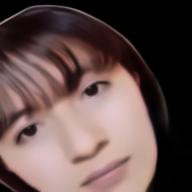
#> input picture PROYECTOIA-U3_eliminarBG/ArroboMercy/ArroboMercy_1.png, 192 x 192 px, found by its file name; its folder holds only this picture in this run
$ jupyter execute --allow-errors '[NRC_6278] WilmerSolanoEstudiante_Lab1.ipynb'
#> lines starting #> are read from the running program, lines starting #| are printed output that depends on the picture
Presentado por: Mercy Arrobo - Solano Wilmer

Fecha: 13/08/2022

# Importación de librerias necesarias

[cell 1]
#Importación de librerías necesarias
import cv2
import numpy as np
import os
os.environ['TF_CPP_MIN_LOG_LEVEL'] = '3'
import shutil
import glob
import pandas as pd
import matplotlib.pyplot as plt
import seaborn as sn
from keras.preprocessing.image import ImageDataGenerator
from tensorflow.keras.utils import img_to_array, array_to_img, img_to_array, load_img
from  PIL  import Image
from rembg import remove
from sklearn.preprocessing import MinMaxScaler
import h5py
from time import sleep
#para la segunda parte
from sklearn.metrics import accuracy_score, precision_score, recall_score, f1_score
import tensorflow as tf
from tensorflow.keras.utils import to_categorical
from tensorflow.keras.applications.vgg16 import VGG16
from tensorflow.keras.applications.vgg16 import preprocess_input
from tensorflow.keras import layers, models
from tensorflow.keras.callbacks import EarlyStopping
from sklearn.model_selection import train_test_split
#AlexNet
from tensorflow import keras
from keras.models import Sequential
from keras.layers import Conv2D,MaxPooling2D,Dense,Flatten,Dropout
from tensorflow.keras.layers import BatchNormalization

# Cargar el Dataset

[cell 2]
"""Declarar y presentar la dirección donde se encuentran las imagenes"""
ruta_imagen = "./PROYECTOIA-U3"
#> (the rest of this cell did not finish here and is left out)

# Explique el problema a resolver

Se desea desarrollar un modelo de IA basado en AlexNet, con el fin de identificar a un usuario usando un dataset de imagenes. Los usuarios serán los compañeros de clase, para este caso solo se va a trabajar con 5 de ellos. Con el respectivo procesamiento, el modelo deberá predecir con una imágen a qué compañero se hace referencia.

# Características del dataset

El dataset que se encuentra en el directorio mencionado se encuentran carpetas de cada estudiante en la cual contiene sus fotos. Las características que se pueden identificar al dataset son:

NombreDelEstudiante= Se refiere al nombre de la carpeta donde se encuentran las imagenes de cada estudiantes.

Foto: Las 3 fotos de cada compañero por carpeta

Número total de fotos inicial: 15

# Procesamiento de imagenes

[cell 3]
"""Ciclo for para reocrren el nombre de las etiquetas"""
#> (the rest of this cell did not finish here and is left out)

# Evaluación del Modelo

[cell 4]
"""Generando imagenes nuevas"""
#> (the rest of this cell did not finish here and is left out)

# Arrobo Mercy

[cell 5]
"""Creando imágenes para la carpeta de Mercy"""
os.chdir(r"C:\Users\wilme\Laboratorio1_U3\PROYECTOIA-U3_Aumento\ArroboMercy")
#> (the rest of this cell did not finish here and is left out)

# Leonardo Borja

[cell 6]
"""Creando imágenes para la carpeta de Borja"""
os.chdir(r"C:\Users\wilme\Laboratorio1_U3\PROYECTOIA-U3_Aumento\LeonardoBorja")
#> (the rest of this cell did not finish here and is left out)

# Paute Kevin

[cell 7]
"""Creando imágenes para la carpeta de Paute"""
os.chdir(r"C:\Users\wilme\Laboratorio1_U3\PROYECTOIA-U3_Aumento\PauteKevin")
#> (the rest of this cell did not finish here and is left out)

# RivasSelena

[cell 8]
"""Creando imágenes para la carpeta de Rivas"""
os.chdir(r"C:\Users\wilme\Laboratorio1_U3\PROYECTOIA-U3_Aumento\RivasSelena")
#> (the rest of this cell did not finish here and is left out)

# Solano Wilmer

[cell 9]
"""Creando imágenes para la carpeta de Solano"""
os.chdir(r"C:\Users\wilme\Laboratorio1_U3\PROYECTOIA-U3_Aumento\Solano Wilmer")
#> (the rest of this cell did not finish here and is left out)

# Filtro NLM para eliminación de ruido de imágenes

[cell 10]
"""Obteniendo etiquetas de la nueva carpeta que se ha creado"""
os.chdir(r"C:\Users\wilme\Laboratorio1_U3")
ruta_imagen = "./PROYECTOIA-U3_Aumento"
#> (the rest of this cell did not finish here and is left out)

[cell 11]
"""Recorriendo la ruta y el nombre de cada carpeta"""
#> (the rest of this cell did not finish here and is left out)

# Eliminación de fondo

[cell 12]
"""Obteniendo etiquetas de la nueva carpeta que se ha creado"""
ruta_imagen = "./PROYECTOIA-U3_eliminarRuido"
#> (the rest of this cell did not finish here and is left out)

[cell 13]
"""Recorriendo la ruta y el nombre de cada carpeta"""
#> (the rest of this cell did not finish here and is left out)

# Carga y exploración de datos

[cell 14]
"""Dirección de donde se encuentran las imágenes con las que se va a trabajar"""
fpath = './PROYECTOIA-U3_eliminarBG'
random_seed = 9
"""Imprimiendo el nombre de las categorías y el número"""
categories = os.listdir(fpath)
print("Listar las categorías = ",categories,"\n\nNúmero de categorías = ", len(categories))

[cell 15]
"""Función para cargas las imágenes y etiquetas que recibe las categorías"""
def load_images_and_labels(categories):
    img_lst=[]
    labels=[]
    for index, category in enumerate(categories):
        for image_name in os.listdir(fpath+"/"+category):
            """Características de las imágenes"""
            IMAGE_SIZE=(192,192)
            img = cv2.imread(fpath+"/"+category+"/"+image_name)
#> img is the input picture: shape (192, 192, 3); mean B, G, R 76.7, 79, 100.2
            img = cv2.cvtColor(img, cv2.COLOR_BGR2RGB)
            img=cv2.resize(img,IMAGE_SIZE)

            """Creando array de imágenes"""
            img_array = Image.fromarray(img, 'RGB')

            img_lst.append(np.array(img_array))

            labels.append(index)
    return img_lst, labels

images, labels = load_images_and_labels(categories)
#> images = 2 items; labels = [0, 1]
"""Presentando el número de etiquetas e imágenes que han sido cargadas"""
print("No. de imagenes cargadas = ",len(images),"\nNo. de etiquetas cargadas = ",len(labels))
#| No. de imagenes cargadas =  2
#| No. de etiquetas cargadas =  2
print(type(images),type(labels))
#| <class 'list'> <class 'list'>

[cell 16]
"""Imagenes y etiquetas"""
images = np.array(images)
labels = np.array(labels)

print("Figura imagenes = ",images.shape,"\nFigura etiquetas = ",labels.shape)
#| Figura imagenes =  (2, 192, 192, 3)
#| Figura etiquetas =  (2,)
print(type(images),type(labels))
#| <class 'numpy.ndarray'> <class 'numpy.ndarray'>

[cell 17]
"""Función para mostrar imágenes aleatorias que recieben las etiquetas e imágenes"""
def display_rand_images(images, labels):
    plt.figure(1 , figsize = (19 , 10))
    n = 0
    for i in range(9):
        n += 1
        r = np.random.randint(0 , images.shape[0] , 1)

        plt.subplot(3 , 3 , n)
        plt.subplots_adjust(hspace = 0.3 , wspace = 0.3)
        plt.imshow(images[r[0]])

        plt.title('Personas : {}'.format(labels[r[0]]))
        plt.xticks([])
        plt.yticks([])
#> after the loop, n = 9

    plt.show()

display_rand_images(images, labels)

# Preparar datos para entrenar el modelo CNN

[cell 18]
#1-paso en el barajado de datos

#obtener números igualmente espaciados en un rango dado
n = np.arange(images.shape[0])
#> n = [0, 1]
print("'n' valores antes de barajar = ",n)
#| 'n' valores antes de barajar =  [0 1]

#mezclar todos los valores igualmente espaciados en la lista 'n'
np.random.seed(random_seed)
np.random.shuffle(n)
print("\n'n' valores despues de barajar= ",n)
#| 'n' valores despues de barajar=  [1 0]

[cell 19]
#2-paso en el barajado de datos

#barajar las imágenes y los datos de las etiquetas correspondientes en ambas listas
images = images[n]
labels = labels[n]
#> labels = [1, 0]

print("Forma de las imagenes despues de barajar = ",images.shape,"\nEtiquetas despues de barajar = ",labels.shape)
#| Forma de las imagenes despues de barajar =  (2, 192, 192, 3)
#| Etiquetas despues de barajar =  (2,)

[cell 20]
"""Forma de imágenes"""
images = images.astype(np.float32)
labels = labels.astype(np.int32)
images = images/255
print("Forma de las imágenes después de la normalización = ",images.shape)
#| Forma de las imágenes después de la normalización =  (2, 192, 192, 3)

[cell 21]
display_rand_images(images, labels)
#> after the loop in display_rand_images (call 2), `for i in range(9):`: n = 9
#> in display_rand_images (call 2), `plt.show()`:
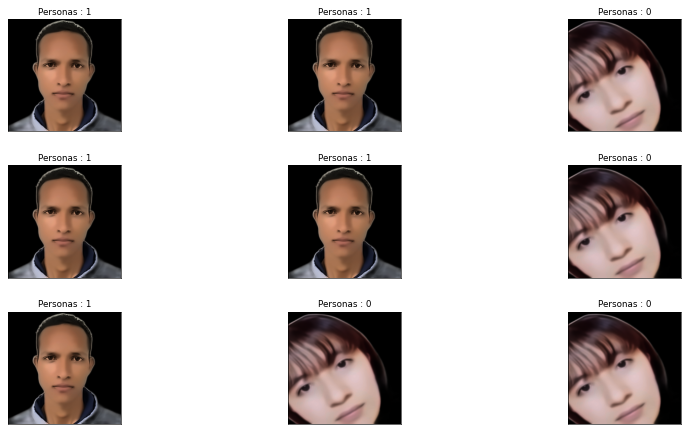
#> figure drawn by matplotlib, 9 panels

# División del dataset en datos de entrenamiento y datos de test

[cell 22]
"""Variables de entrenamiento y prueba"""
train_ds, test_ds, train_labels, test_labels = train_test_split(images, labels, test_size = 0.2, random_state = random_seed)
#> train_labels = [1]; test_labels = [0]

print("enternamiento_ds forma = ",train_ds.shape)
#| enternamiento_ds forma =  (1, 192, 192, 3)
print("entrenamiento_etiqueta forma = ",train_labels.shape)
#| entrenamiento_etiqueta forma =  (1,)
print("\nprueba_ds forma = ",test_ds.shape)
#| prueba_ds forma =  (1, 192, 192, 3)
print("prueba_etiqueta forma = ",test_labels.shape)
#| prueba_etiqueta forma =  (1,)

[cell 23]
display_rand_images(train_ds, train_labels)
#> after the loop in display_rand_images (call 3), `for i in range(9):`: n = 9
#> in display_rand_images (call 3), `plt.show()`:
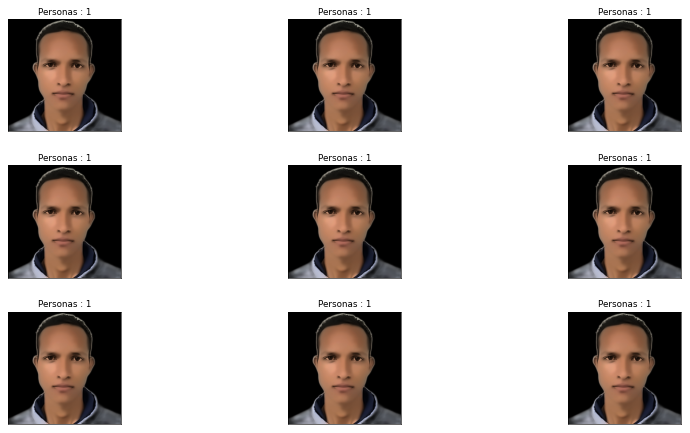
#> figure drawn by matplotlib, 9 panels
